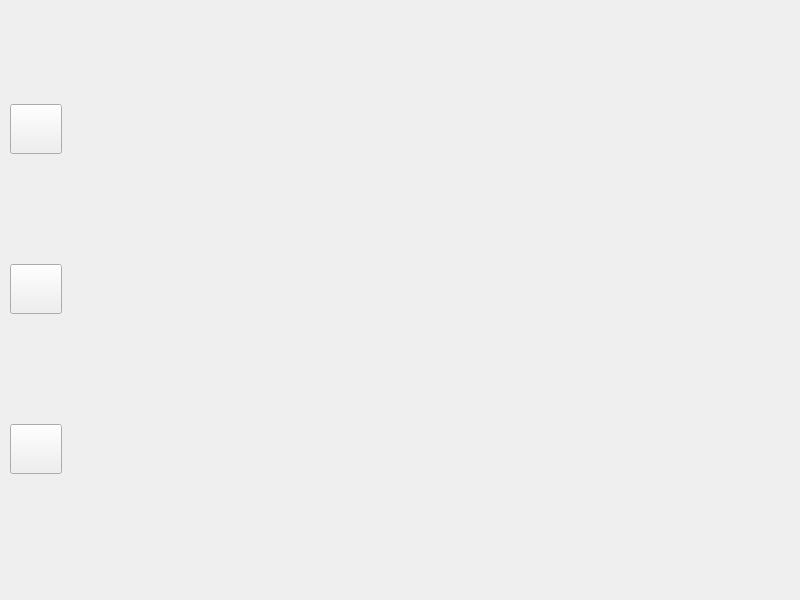
<?xml version="1.0" encoding="UTF-8"?>
<ui version="4.0">
 <class>MainWindow</class>
 <widget class="QMainWindow" name="MainWindow">
  <property name="geometry">
   <rect>
    <x>0</x>
    <y>0</y>
    <width>800</width>
    <height>600</height>
   </rect>
  </property>
  <property name="windowTitle">
   <string>MainWindow</string>
  </property>
  <widget class="QWidget" name="centralwidget">
   <widget class="QWidget" name="verticalLayoutWidget">
    <property name="geometry">
     <rect>
      <x>10</x>
      <y>0</y>
      <width>52</width>
      <height>581</height>
     </rect>
    </property>
    <layout class="QVBoxLayout" name="verticalLayout">
     <item>
      <widget class="QPushButton" name="pushButton_schedule">
       <property name="enabled">
        <bool>true</bool>
       </property>
       <property name="minimumSize">
        <size>
         <width>50</width>
         <height>50</height>
        </size>
       </property>
       <property name="styleSheet">
        <string notr="true">#pushButton_schedule{
border-image: url(:/1_schedule/1_schedule_up.jpg)
}
#pushButton_schedule:pressed{
border-image: url(:/1_schedule/1_schedule_down.jpg)
}</string>
       </property>
       <property name="text">
        <string/>
       </property>
       <property name="iconSize">
        <size>
         <width>50</width>
         <height>50</height>
        </size>
       </property>
      </widget>
     </item>
     <item>
      <widget class="QPushButton" name="pushButton_add">
       <property name="minimumSize">
        <size>
         <width>50</width>
         <height>50</height>
        </size>
       </property>
       <property name="styleSheet">
        <string notr="true">#pushButton_add{
border-image: url(:/2_add/2_add_up.jpg)
}
#pushButton_add:pressed{
border-image: url(:/2_add/2_add_down.jpg)
}</string>
       </property>
       <property name="text">
        <string/>
       </property>
      </widget>
     </item>
     <item>
      <widget class="QPushButton" name="pushButton_analytics">
       <property name="minimumSize">
        <size>
         <width>50</width>
         <height>50</height>
        </size>
       </property>
       <property name="styleSheet">
        <string notr="true">#pushButton_analytics{
border-image: url(:/3_analytics/3_analytics_up.jpg)
}
#pushButton_analytics:pressed{
border-image: url(:/3_analytics/3_analytics_down.jpg)
}</string>
       </property>
       <property name="text">
        <string/>
       </property>
      </widget>
     </item>
    </layout>
   </widget>
   <widget class="QWidget" name="widget_parent" native="true">
    <property name="geometry">
     <rect>
      <x>60</x>
      <y>0</y>
      <width>751</width>
      <height>581</height>
     </rect>
    </property>
   </widget>
  </widget>
  <widget class="QMenuBar" name="menubar">
   <property name="geometry">
    <rect>
     <x>0</x>
     <y>0</y>
     <width>800</width>
     <height>21</height>
    </rect>
   </property>
  </widget>
 </widget>
 <resources>
  <include location="ico/icons.qrc"/>
 </resources>
 <connections/>
</ui>
